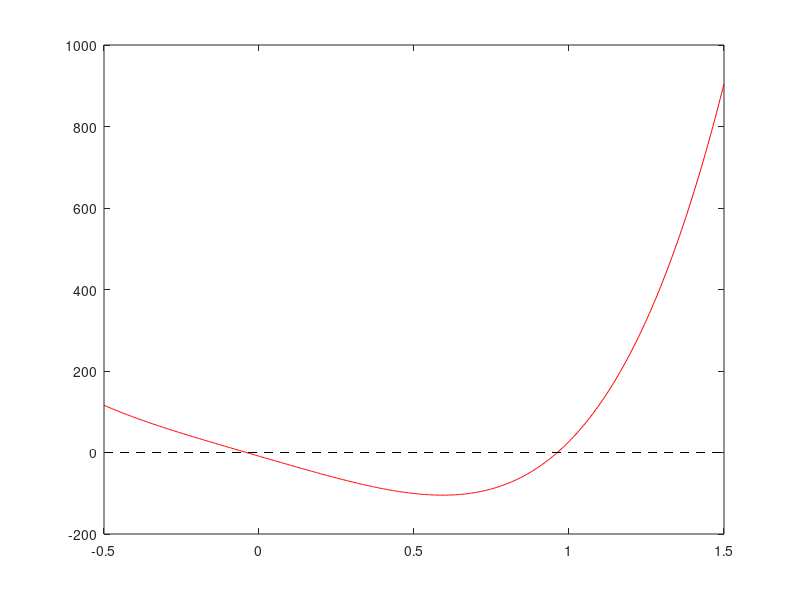

Write MATLAB code to recreate this figure. (Note: this script raises an error after producing the figure.)
#Giuliana Cagnola

#Recuperatorio parcial 1

#Ejercicio 3
#--------------------
P=@(x) 230.*x.^4 + 18.*x.^3 + 9.*x.^2 -221.*x -9
x=linspace(-0.5,1.5,500);
plot(x,P(x),'r')
hold on
plot([min(x), max(x)], [0, 0], 'k--')

[p1,it1,r1,t1] = Biseccion(P, -0.5, 1.5, 1000, 1e-6);
[p2,it2,r2,t2] = Biseccion(P, -0.05, -0.03, 1000, 1e-6);
disp('raiz positiva de P(x)');
disp(p1);
disp('raiz negativa de P(x)');
disp(p2);

#verifico con la función roots de octave
coef=[230 18 9 -221 -9]
raices = roots(coef)

valmin = min(P(x));
disp('valor mínimo de P(x)');
disp(valmin);

dP=@(x) 4*230.*x.^3 + 3*18.*x.^2 + 2*9.*x -221
plot(x,dP(x),'y')
[p3,it3,r3,t3] = Biseccion(dP, 0.4, 0.8, 1000, 1e-6);
P(p3) #se verifica que P(p3) = valmin

#despejo x de P(x) para formar la ecuación x=g(x)
g=@(x) (230/221).*x.^4 + (18/21).*x.^3 + (9/221).*x.^2 + 9/221
[p,it,r,t] = PuntoFijo (g,-0.05,1e-6,10000);

#se vefica que g(p)=p





